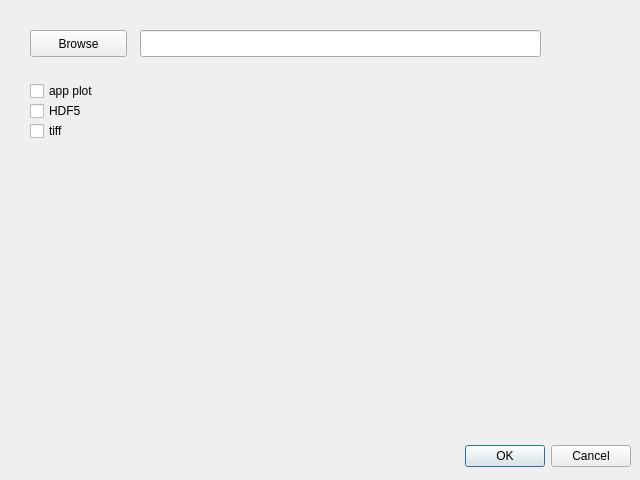
<?xml version="1.0" encoding="UTF-8"?>
<ui version="4.0">
 <class>SaveOptionDialog</class>
 <widget class="QDialog" name="SaveOptionDialog">
  <property name="geometry">
   <rect>
    <x>0</x>
    <y>0</y>
    <width>640</width>
    <height>480</height>
   </rect>
  </property>
  <property name="windowTitle">
   <string>Dialog</string>
  </property>
  <widget class="QDialogButtonBox" name="buttonBox">
   <property name="geometry">
    <rect>
     <x>10</x>
     <y>440</y>
     <width>621</width>
     <height>32</height>
    </rect>
   </property>
   <property name="orientation">
    <enum>Qt::Horizontal</enum>
   </property>
   <property name="standardButtons">
    <set>QDialogButtonBox::Cancel|QDialogButtonBox::Ok</set>
   </property>
  </widget>
  <widget class="QLineEdit" name="dir_path_edit">
   <property name="geometry">
    <rect>
     <x>140</x>
     <y>30</y>
     <width>401</width>
     <height>27</height>
    </rect>
   </property>
  </widget>
  <widget class="QPushButton" name="browse_dir_button">
   <property name="geometry">
    <rect>
     <x>30</x>
     <y>30</y>
     <width>97</width>
     <height>27</height>
    </rect>
   </property>
   <property name="text">
    <string>Browse</string>
   </property>
  </widget>
  <widget class="QCheckBox" name="app_plot_checkbox">
   <property name="geometry">
    <rect>
     <x>30</x>
     <y>80</y>
     <width>97</width>
     <height>22</height>
    </rect>
   </property>
   <property name="text">
    <string>app plot</string>
   </property>
  </widget>
  <widget class="QCheckBox" name="hdf5_checkbox">
   <property name="geometry">
    <rect>
     <x>30</x>
     <y>100</y>
     <width>97</width>
     <height>22</height>
    </rect>
   </property>
   <property name="text">
    <string>HDF5</string>
   </property>
  </widget>
  <widget class="QCheckBox" name="tiff_checkbox">
   <property name="geometry">
    <rect>
     <x>30</x>
     <y>120</y>
     <width>97</width>
     <height>22</height>
    </rect>
   </property>
   <property name="text">
    <string>tiff</string>
   </property>
  </widget>
 </widget>
 <resources/>
 <connections>
  <connection>
   <sender>buttonBox</sender>
   <signal>accepted()</signal>
   <receiver>SaveOptionDialog</receiver>
   <slot>accept()</slot>
   <hints>
    <hint type="sourcelabel">
     <x>248</x>
     <y>254</y>
    </hint>
    <hint type="destinationlabel">
     <x>157</x>
     <y>274</y>
    </hint>
   </hints>
  </connection>
  <connection>
   <sender>buttonBox</sender>
   <signal>rejected()</signal>
   <receiver>SaveOptionDialog</receiver>
   <slot>reject()</slot>
   <hints>
    <hint type="sourcelabel">
     <x>316</x>
     <y>260</y>
    </hint>
    <hint type="destinationlabel">
     <x>286</x>
     <y>274</y>
    </hint>
   </hints>
  </connection>
  <connection>
   <sender>browse_dir_button</sender>
   <signal>clicked()</signal>
   <receiver>SaveOptionDialog</receiver>
   <slot>fill_dir_path_edit()</slot>
   <hints>
    <hint type="sourcelabel">
     <x>78</x>
     <y>43</y>
    </hint>
    <hint type="destinationlabel">
     <x>319</x>
     <y>239</y>
    </hint>
   </hints>
  </connection>
 </connections>
 <slots>
  <slot>fill_dir_path_edit()</slot>
  <slot>app_plot_check()</slot>
  <slot>hdf5_check()</slot>
  <slot>tiff_check()</slot>
 </slots>
</ui>
